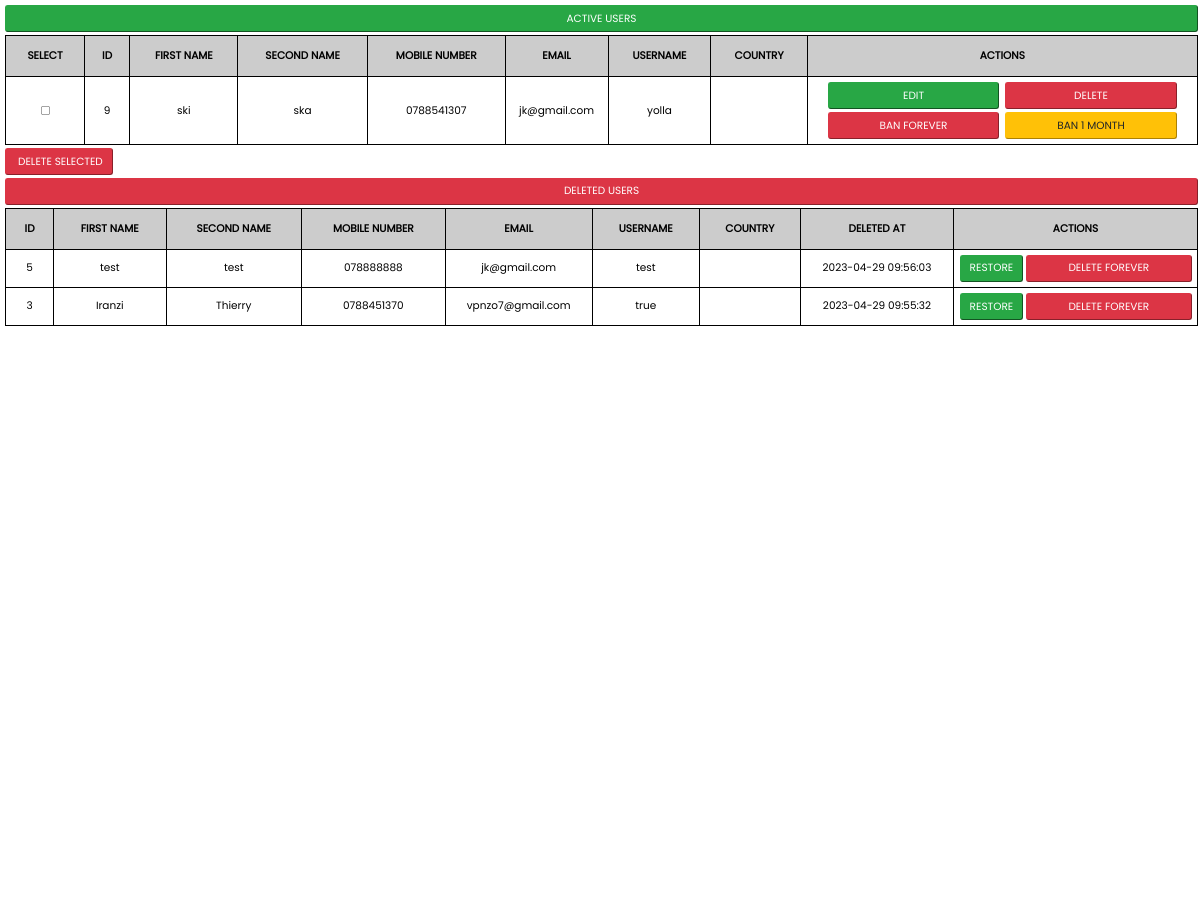
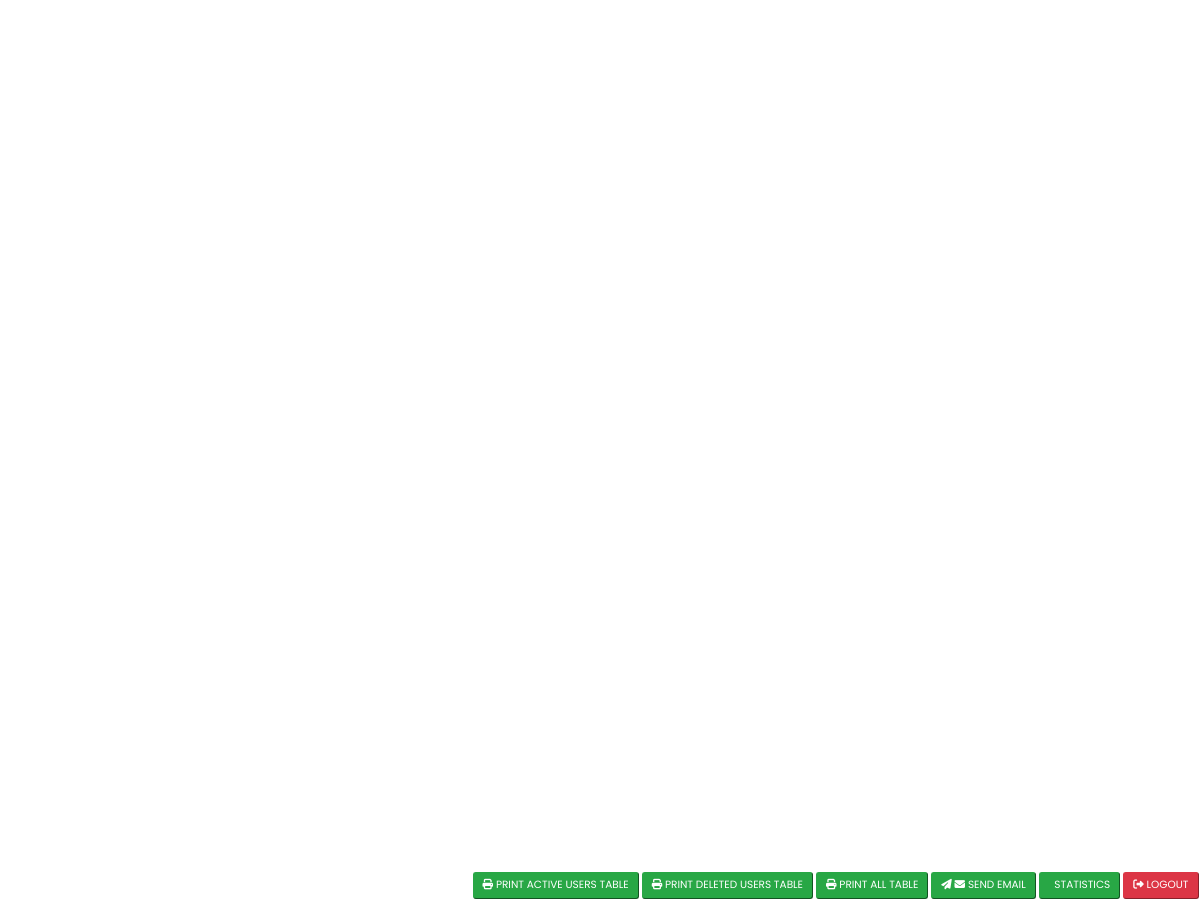
/Admin/admin.php (signed in), run on the app's committed database (2 pictures, top to bottom).
### tables this page shows
CREATE TABLE `users` (
  `id` int(11) NOT NULL,
  `fname` text NOT NULL,
  `sname` text NOT NULL,
  `mobile_number` varchar(255) NOT NULL,
  `email` text NOT NULL,
  `username` text NOT NULL,
  `password` varchar(255) NOT NULL,
  `code` text DEFAULT NULL,
  `joined_at` timestamp NOT NULL DEFAULT current_timestamp() ON UPDATE current_timestamp(),
  `banned_until` datetime DEFAULT NULL
);

CREATE TABLE `recycle_bin` (
  `id` int(11) NOT NULL,
  `fname` text NOT NULL,
  `sname` text NOT NULL,
  `mobile_number` varchar(255) NOT NULL,
  `email` text NOT NULL,
  `username` text NOT NULL,
  `password` varchar(255) NOT NULL,
  `deleted_at` timestamp NOT NULL DEFAULT current_timestamp() ON UPDATE current_timestamp(),
  `code` text NOT NULL
);

### Admin/admin.php (the view, shortened to what this page needs)
<?php
include("../DB/conn.php");
$stmt = $conn->prepare("SELECT * FROM users ORDER BY joined_at ASC");
$stmt->execute();
$result = $stmt->get_result();
$stmt = $conn->prepare("SELECT * FROM  recycle_bin ORDER BY deleted_at DESC");
$stmt->execute();
$result_deleted = $stmt->get_result();
?>
<head>
    <link rel="stylesheet" href="../CSS/style-admin.css">
    <link rel="stylesheet" href="https://cdnjs.cloudflare.com/ajax/libs/font-awesome/6.4.0/css/all.min.css" />
    <link rel="stylesheet" href="https://cdnjs.cloudflare.com/ajax/libs/font-awesome/5.15.2/css/all.min.css" />
</head>
<body>
    <div class="container" id="all_table">
        <button class="btn-success section active_bar" name="status">Active Users</button>
        <div class="table">
            <div id="table-container">
                <table>
                    <thead>
                        <tr class="active_bar_table_hr">
                            <th>SELECT</th>
                            <th>ID</th>
                            <th>FIRST NAME</th>
                            <th>SECOND NAME</th>
                            <th>MOBILE NUMBER</th>
                            <th>EMAIL</th>
                            <th>USERNAME</th>
                            <th>COUNTRY</th>
                            <th>ACTIONS</th>
                        </tr>
                    </thead>
                    <tbody>
                        <?php while ($row = $result->fetch_assoc()) { ?>
                            <tr>
                                <?php echo "<form method='post' action='delete_selected.php'>"; ?>
                                <td><?php echo '<input type="checkbox" name="delete[]" value="'.$row["id"].'">';?></td>
                                <td><?php echo $row['id']; ?></td>
                                <td><?php echo $row['fname']; ?></td>
                                <td><?php echo $row['sname']; ?></td>
                                <td><?php echo $row['mobile_number']; ?></td>
                                <td class="email"><?php echo $row['email']; ?></td>
                                <td><?php echo $row['username']; ?></td>
                                <td><?php echo $row['country']; ?></td>
                                <td class="btns">
                                    <?php echo '<a href="edit.php?id=' . $row['id'] . ' target="_blank""><button class ="btn btn-success table-btn">Edit</button></a>'; ?>
                                    <?php echo '<button class ="btn btn-danger table-btn" onclick="showConfirmation(' . $row['id'] . ')">Delete</button>'; ?>
                                    <?php if ($row['banned_until'] !== NULL && $row['banned_until'] >= date('Y-m-d H:i:s')) { ?>
                                        <?php echo '<button class ="btn btn-danger table-btn" name="status">Banned</button>'; ?>
                                        <?php echo '<a href="unban.php?id=' . $row['id'] . '"><button class ="btn btn-success table-btn">Unban</button></a>'; ?>
                                    <?php  } else { ?>
                                        <?php echo '<a href="ban.php?id=' . $row['id'] . '&duration=forever"><button class ="btn btn-danger table-btn">Ban Forever </button></a>'; ?>
                                        <?php echo '<a href="ban.php?id=' . $row['id'] . '&duration=1month"><button class ="btn btn-warning table-btn">Ban 1 month</button></a>'; ?>
                                    <?php } ?>
                                </td>
                            </tr>
                        <?php } ?>
                    </tbody>
                </table>
            </div>
            <?php echo '<button class="btn_bottom-action btn btn-danger type="submit"">&nbsp;DELETE SELECTED</button></a>'?>
            <button class="btn-danger section deleted_bar" title="Hide Active Users">Deleted Users</button>
            <div id="table_deleted">
                <table>
                    <thead>
                        <tr class="deleted_bar_table_hr">
                            <th>ID</th>
                            <th>FIRST NAME</th>
                            <th>SECOND NAME</th>
                            <th>MOBILE NUMBER</th>
                            <th>EMAIL</th>
                            <th>USERNAME</th>
                            <th>COUNTRY</th>
                            <th>DELETED AT</th>
                            <th>ACTIONS</th>
                        </tr>
                    </thead>
                    <tbody>
                        <?php while ($row = $result_deleted->fetch_assoc()) { ?>
                            <tr>
                                <td><?php echo $row['id']; ?></td>
                                <td><?php echo $row['fname']; ?></td>
                                <td><?php echo $row['sname']; ?></td>
                                <td><?php echo $row['mobile_number']; ?></td>
                                <td class="email"><?php echo $row['email']; ?></td>
                                <td><?php echo $row['username']; ?></td>
                                <td><?php echo $row['country']; ?></td>
                                <td><?php echo $row['deleted_at']; ?></td>
                                <td class="btns forever">
                                    <?php echo '<a href="restore.php?id=' . $row['id'] . '"><button class ="btn btn-success table-btn-deleted">Restore</button></a>'; ?>
                                    <?php echo '<button class ="btn btn-danger table-btn-deleted" onclick="delete_forever(' . $row['id'] . ')">Delete Forever</button>'; ?>
                                </td>
                            </tr>
                        <?php  }?>
                    </tbody>
                </table>
            </div>
        </div>
    </div>
    <div class="bottom-action">
        <button class="btn_bottom-action btn-success" onclick="printTable()"><i class="fa-solid fa-print"></i>&nbsp;PRINT ACTIVE USERS TABLE</button>
        <button class="btn_bottom-action btn-success" onclick="printTable_deleted()"><i class="fa-solid fa-print"></i>&nbsp;PRINT DELETED USERS TABLE</button>
        <button class="btn_bottom-action btn-success" onclick="printTableall()"><i class="fa-solid fa-print"></i>&nbsp;PRINT ALL TABLE</button>
        <button class="btn_bottom-action btn-success" onclick="email()"><i class="fa-solid fa-paper-plane"></i>&nbsp;<i class="fa-solid fa-envelope"></i>&nbsp;SEND EMAIL</button>
        <a href="statistics.php"><button class="btn_bottom-action btn-success"></i>&nbsp;&nbsp;STATISTICS</button></a>
        <a href="admin_logout.php"><button class="btn_bottom-action btn btn-danger"><i class="fa-solid fa-right-from-bracket"></i>&nbsp;Logout</button></a>
    </div>
</body>

### CSS/style-admin.css (style rules this page uses)
* { box-sizing: border-box; font-family: "Poppins", sans-serif; }
body { background-color: rgb(255, 255, 255); font-family: "Poppins", sans-serif; font-size: 15px; font-weight: 400; overflow-x: hidden; justify-content: center; margin: 0; min-height: 300vh; align-items: center; padding: 5px; zoom: 0.75; }
table { border-collapse: collapse; border-spacing: 0; margin: 2px; width: 100%; top: 0; padding: 0; font-family: "Poppins", sans-serif; font-size: 15px; font-weight: 400; background-color: rgb(255, 255, 255); text-align: center; justify-content: center; border-radius: 8px; z-index: 1; }
tr { background-color: rgb(255, 255, 255); border: 2px solid #000; font-size: 14px; font-weight: 550; }
td { padding-top: 7px; padding-bottom: 7px; padding-left: 2px; padding-right: 2px; border: 2px solid #000; }
th { padding: 16px; border: 2px solid #000; background-color: #ccc; position: sticky; }
.btns { padding: 5px; border: 2px solid #000; background-color: #fff; text-align: center; font-family: "Poppins", sans-serif; }
.btn { margin: 2px; cursor: pointer; }
.active_bar { position: sticky; top: 0; z-index: 5; }
.active_bar_table_hr { position: sticky; top: 33; z-index: 5; }
.deleted_bar { position: sticky; top: 0; z-index: 10; }
.deleted_bar_table_hr { position: sticky; top: 33; z-index: 10; }
.btn_bottom-action { padding: 0.375rem 0.75rem; font-size: 0.875rem; line-height: 1.5; border-radius: 0.25rem; margin: 2px; cursor: pointer; text-transform: uppercase; transition: all 0.3s ease-in-out; }
@media screen and (min-width: 799px) { .table-btn { width: 45%; } }
@media screen and (min-width: 799px) { .table-btn-deleted { width: 40%; } }
.table-btn-deleted { width: 95%; }
.forever { display: flex; border: none; }
.btn { padding: 0.375rem 0.75rem; font-size: 0.875rem; line-height: 1.5; border-radius: 0.25rem; text-transform: uppercase; transition: all 0.3s ease-in-out; }
.btn-danger { color: #fff; background-color: #dc3545; border-color: #dc3545; }
.section { width: 100%; padding: 0.375rem 0.75rem; font-size: 0.875rem; line-height: 1.5; border-radius: 0.25rem; text-transform: uppercase; margin: 2px; }
.btn-warning { color: #212529; background-color: #ffc107; border-color: #ffc107; }
.btn-success { color: #fff; background-color: #28a745; border-color: #28a745; }
.bottom-action { position: fixed; bottom: 0; right: 0; z-index: 2; width: 100%; background-color: #fff; display: flex; justify-content: flex-end; }

### data on the page
users: id "9", fname "ski", sname "ska", mobile_number "0788541307", email "jk@gmail.com", username "yolla"
recycle_bin: id "5", fname "test", sname "test", mobile_number "078888888", email "jk@gmail.com", username "test", deleted_at "2023-04-29 09:56:03"
recycle_bin: id "3", fname "Iranzi", sname "Thierry", mobile_number "0788451370", email "vpnzo7@gmail.com", username "true", deleted_at "2023-04-29 09:55:32"
